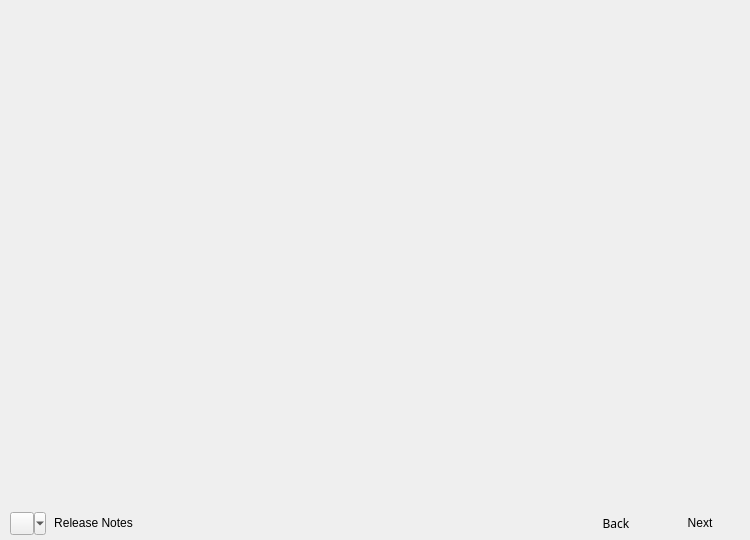
<?xml version="1.0" encoding="UTF-8"?>
<ui version="4.0">
 <class>YaliMain</class>
 <widget class="QWidget" name="YaliMain">
  <property name="geometry">
   <rect>
    <x>0</x>
    <y>0</y>
    <width>750</width>
    <height>540</height>
   </rect>
  </property>
  <property name="windowTitle">
   <string>Yali</string>
  </property>
  <property name="styleSheet">
   <string notr="true"/>
  </property>
  <layout class="QGridLayout" name="gridLayout_3">
   <property name="margin">
    <number>0</number>
   </property>
   <item row="0" column="0">
    <widget class="QWidget" name="Yali" native="true">
     <property name="styleSheet">
      <string notr="true"/>
     </property>
     <layout class="QGridLayout" name="gridLayout_2">
      <property name="margin">
       <number>0</number>
      </property>
      <property name="spacing">
       <number>0</number>
      </property>
      <item row="1" column="0">
       <layout class="QHBoxLayout" name="screenContainer">
        <property name="spacing">
         <number>0</number>
        </property>
        <item>
         <widget class="QScrollArea" name="mainContent">
          <property name="minimumSize">
           <size>
            <width>0</width>
            <height>0</height>
           </size>
          </property>
          <property name="frameShape">
           <enum>QFrame::NoFrame</enum>
          </property>
          <property name="lineWidth">
           <number>0</number>
          </property>
          <property name="widgetResizable">
           <bool>true</bool>
          </property>
          <property name="alignment">
           <set>Qt::AlignCenter</set>
          </property>
          <widget class="QWidget" name="scrollAreaWidgetContents">
           <property name="geometry">
            <rect>
             <x>0</x>
             <y>0</y>
             <width>748</width>
             <height>393</height>
            </rect>
           </property>
           <layout class="QGridLayout" name="gridLayout">
            <property name="margin">
             <number>0</number>
            </property>
            <property name="spacing">
             <number>0</number>
            </property>
            <item row="0" column="0">
             <widget class="QStackedWidget" name="mainStack">
              <property name="autoFillBackground">
               <bool>false</bool>
              </property>
              <property name="currentIndex">
               <number>0</number>
              </property>
              <widget class="QWidget" name="page">
               <property name="enabled">
                <bool>true</bool>
               </property>
              </widget>
             </widget>
            </item>
           </layout>
          </widget>
         </widget>
        </item>
       </layout>
      </item>
      <item row="2" column="0">
       <widget class="QFrame" name="menuContainer">
        <property name="autoFillBackground">
         <bool>false</bool>
        </property>
        <property name="styleSheet">
         <string notr="true"/>
        </property>
        <property name="frameShape">
         <enum>QFrame::NoFrame</enum>
        </property>
        <property name="frameShadow">
         <enum>QFrame::Raised</enum>
        </property>
        <layout class="QHBoxLayout">
         <property name="spacing">
          <number>4</number>
         </property>
         <property name="leftMargin">
          <number>10</number>
         </property>
         <property name="topMargin">
          <number>4</number>
         </property>
         <property name="rightMargin">
          <number>10</number>
         </property>
         <property name="bottomMargin">
          <number>4</number>
         </property>
         <item>
          <widget class="QToolButton" name="system_menu">
           <property name="styleSheet">
            <string notr="true"/>
           </property>
           <property name="text">
            <string/>
           </property>
           <property name="icon">
            <iconset>
             <normaloff>:/images/system-shutdown.png</normaloff>:/images/system-shutdown.png</iconset>
           </property>
           <property name="popupMode">
            <enum>QToolButton::MenuButtonPopup</enum>
           </property>
          </widget>
         </item>
         <item>
          <widget class="QPushButton" name="releaseNotes">
           <property name="focusPolicy">
            <enum>Qt::TabFocus</enum>
           </property>
           <property name="text">
            <string>Release Notes</string>
           </property>
           <property name="flat">
            <bool>true</bool>
           </property>
          </widget>
         </item>
         <item>
          <spacer>
           <property name="orientation">
            <enum>Qt::Horizontal</enum>
           </property>
           <property name="sizeHint" stdset="0">
            <size>
             <width>40</width>
             <height>20</height>
            </size>
           </property>
          </spacer>
         </item>
         <item>
          <widget class="QPushButton" name="buttonBack">
           <property name="minimumSize">
            <size>
             <width>70</width>
             <height>0</height>
            </size>
           </property>
           <property name="font">
            <font>
             <family>Sans Serif</family>
            </font>
           </property>
           <property name="focusPolicy">
            <enum>Qt::TabFocus</enum>
           </property>
           <property name="toolTip">
            <string>Previous Screen</string>
           </property>
           <property name="layoutDirection">
            <enum>Qt::LeftToRight</enum>
           </property>
           <property name="text">
            <string>Back</string>
           </property>
           <property name="icon">
            <iconset>
             <normaloff>:/gui/pics/arrow-left.png</normaloff>:/gui/pics/arrow-left.png</iconset>
           </property>
           <property name="flat">
            <bool>true</bool>
           </property>
          </widget>
         </item>
         <item>
          <widget class="QPushButton" name="buttonNext">
           <property name="minimumSize">
            <size>
             <width>70</width>
             <height>0</height>
            </size>
           </property>
           <property name="focusPolicy">
            <enum>Qt::TabFocus</enum>
           </property>
           <property name="toolTip">
            <string>Next Screen</string>
           </property>
           <property name="layoutDirection">
            <enum>Qt::RightToLeft</enum>
           </property>
           <property name="text">
            <string>Next</string>
           </property>
           <property name="icon">
            <iconset>
             <normaloff>:/gui/pics/arrow-right.png</normaloff>:/gui/pics/arrow-right.png</iconset>
           </property>
           <property name="flat">
            <bool>true</bool>
           </property>
          </widget>
         </item>
        </layout>
       </widget>
      </item>
      <item row="0" column="0">
       <widget class="QFrame" name="headContainer">
        <property name="sizePolicy">
         <sizepolicy hsizetype="Expanding" vsizetype="Maximum">
          <horstretch>0</horstretch>
          <verstretch>0</verstretch>
         </sizepolicy>
        </property>
        <property name="autoFillBackground">
         <bool>false</bool>
        </property>
        <property name="styleSheet">
         <string notr="true"/>
        </property>
        <property name="frameShape">
         <enum>QFrame::NoFrame</enum>
        </property>
        <property name="frameShadow">
         <enum>QFrame::Raised</enum>
        </property>
        <layout class="QGridLayout">
         <property name="horizontalSpacing">
          <number>10</number>
         </property>
         <property name="verticalSpacing">
          <number>0</number>
         </property>
         <property name="margin">
          <number>10</number>
         </property>
         <item row="0" column="0">
          <widget class="QLabel" name="screenIcon">
           <property name="sizePolicy">
            <sizepolicy hsizetype="Fixed" vsizetype="Expanding">
             <horstretch>0</horstretch>
             <verstretch>0</verstretch>
            </sizepolicy>
           </property>
           <property name="minimumSize">
            <size>
             <width>32</width>
             <height>32</height>
            </size>
           </property>
           <property name="maximumSize">
            <size>
             <width>32</width>
             <height>32</height>
            </size>
           </property>
           <property name="text">
            <string/>
           </property>
           <property name="pixmap">
            <pixmap>:/gui/pics/media-optical-small.png</pixmap>
           </property>
           <property name="scaledContents">
            <bool>true</bool>
           </property>
           <property name="alignment">
            <set>Qt::AlignLeading|Qt::AlignLeft|Qt::AlignTop</set>
           </property>
          </widget>
         </item>
         <item row="0" column="3">
          <widget class="QLabel" name="label_4">
           <property name="sizePolicy">
            <sizepolicy hsizetype="Preferred" vsizetype="Preferred">
             <horstretch>0</horstretch>
             <verstretch>0</verstretch>
            </sizepolicy>
           </property>
           <property name="minimumSize">
            <size>
             <width>134</width>
             <height>36</height>
            </size>
           </property>
           <property name="maximumSize">
            <size>
             <width>16777215</width>
             <height>16777215</height>
            </size>
           </property>
           <property name="pixmap">
            <pixmap>:/gui/pics/logo-on-black.png</pixmap>
           </property>
           <property name="scaledContents">
            <bool>false</bool>
           </property>
           <property name="alignment">
            <set>Qt::AlignLeading|Qt::AlignLeft|Qt::AlignVCenter</set>
           </property>
          </widget>
         </item>
         <item row="0" column="1">
          <layout class="QVBoxLayout" name="verticalLayout">
           <item>
            <layout class="QHBoxLayout" name="horizontalLayout">
             <property name="spacing">
              <number>10</number>
             </property>
             <item>
              <widget class="QLabel" name="screenName">
               <property name="font">
                <font>
                 <family>Sans Serif</family>
                 <pointsize>15</pointsize>
                 <weight>50</weight>
                 <italic>false</italic>
                 <bold>false</bold>
                 <underline>false</underline>
                 <kerning>true</kerning>
                </font>
               </property>
               <property name="styleSheet">
                <string notr="true"/>
               </property>
               <property name="text">
                <string/>
               </property>
               <property name="textFormat">
                <enum>Qt::RichText</enum>
               </property>
               <property name="alignment">
                <set>Qt::AlignLeading|Qt::AlignLeft|Qt::AlignVCenter</set>
               </property>
              </widget>
             </item>
             <item>
              <widget class="QPushButton" name="toggleHelp">
               <property name="sizePolicy">
                <sizepolicy hsizetype="Fixed" vsizetype="Maximum">
                 <horstretch>0</horstretch>
                 <verstretch>0</verstretch>
                </sizepolicy>
               </property>
               <property name="maximumSize">
                <size>
                 <width>26</width>
                 <height>16777215</height>
                </size>
               </property>
               <property name="focusPolicy">
                <enum>Qt::TabFocus</enum>
               </property>
               <property name="styleSheet">
                <string/>
               </property>
               <property name="text">
                <string/>
               </property>
               <property name="icon">
                <iconset>
                 <normaloff>:/gui/pics/system-help.png</normaloff>:/gui/pics/system-help.png</iconset>
               </property>
               <property name="checkable">
                <bool>true</bool>
               </property>
               <property name="checked">
                <bool>false</bool>
               </property>
               <property name="default">
                <bool>false</bool>
               </property>
               <property name="flat">
                <bool>true</bool>
               </property>
              </widget>
             </item>
             <item>
              <spacer name="horizontalSpacer_2">
               <property name="orientation">
                <enum>Qt::Horizontal</enum>
               </property>
               <property name="sizeHint" stdset="0">
                <size>
                 <width>40</width>
                 <height>20</height>
                </size>
               </property>
              </spacer>
             </item>
            </layout>
           </item>
           <item>
            <widget class="QScrollArea" name="helpContentFrame">
             <property name="sizePolicy">
              <sizepolicy hsizetype="Preferred" vsizetype="Preferred">
               <horstretch>0</horstretch>
               <verstretch>0</verstretch>
              </sizepolicy>
             </property>
             <property name="styleSheet">
              <string notr="true">#helpContentFrame{ 
	background-color: rgba(0, 0, 0, 0);
}

#scrollAreaWidgetContents_2{ 
	background-color: rgba(0, 0, 0, 0);
}</string>
             </property>
             <property name="frameShape">
              <enum>QFrame::NoFrame</enum>
             </property>
             <property name="widgetResizable">
              <bool>true</bool>
             </property>
             <widget class="QWidget" name="scrollAreaWidgetContents_2">
              <property name="geometry">
               <rect>
                <x>0</x>
                <y>0</y>
                <width>542</width>
                <height>58</height>
               </rect>
              </property>
              <layout class="QGridLayout" name="gridLayout_4">
               <property name="margin">
                <number>0</number>
               </property>
               <property name="spacing">
                <number>0</number>
               </property>
               <item row="0" column="0">
                <widget class="QLabel" name="helpContent">
                 <property name="sizePolicy">
                  <sizepolicy hsizetype="Preferred" vsizetype="Maximum">
                   <horstretch>0</horstretch>
                   <verstretch>0</verstretch>
                  </sizepolicy>
                 </property>
                 <property name="font">
                  <font>
                   <pointsize>10</pointsize>
                  </font>
                 </property>
                 <property name="text">
                  <string/>
                 </property>
                 <property name="alignment">
                  <set>Qt::AlignLeading|Qt::AlignLeft|Qt::AlignTop</set>
                 </property>
                 <property name="wordWrap">
                  <bool>true</bool>
                 </property>
                </widget>
               </item>
              </layout>
             </widget>
            </widget>
           </item>
          </layout>
         </item>
        </layout>
       </widget>
      </item>
     </layout>
    </widget>
   </item>
  </layout>
 </widget>
 <resources>
  <include location="../../../../yali-theme-pardus/data.qrc"/>
 </resources>
 <connections/>
</ui>
